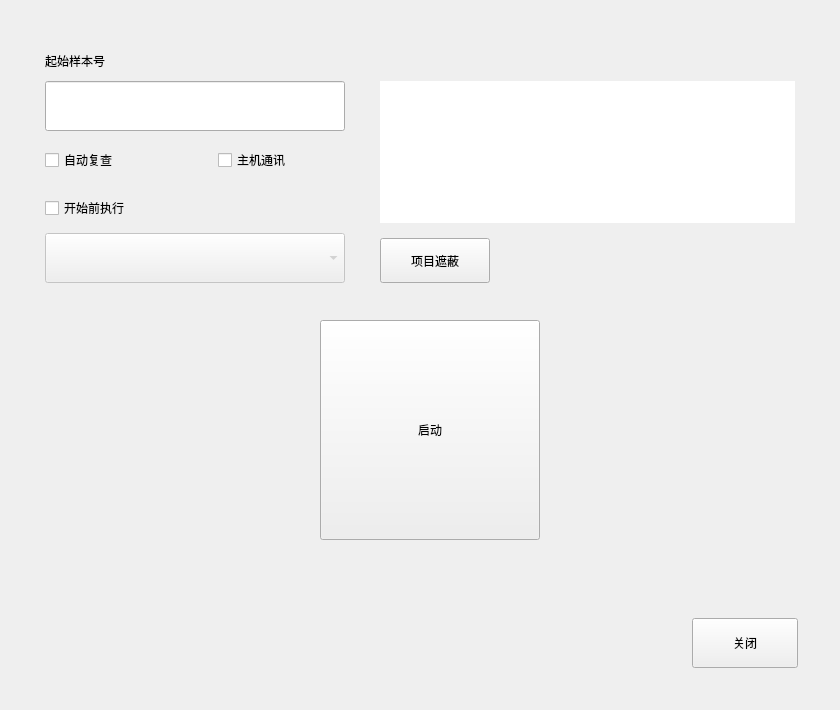
<?xml version="1.0" encoding="UTF-8"?>
<ui version="4.0">
 <class>AnalysisDlg</class>
 <widget class="BaseDlg" name="AnalysisDlg">
  <property name="geometry">
   <rect>
    <x>0</x>
    <y>0</y>
    <width>840</width>
    <height>710</height>
   </rect>
  </property>
  <property name="windowTitle">
   <string>AnalysisDlg</string>
  </property>
  <property name="styleSheet">
   <string notr="true"/>
  </property>
  <widget class="QPushButton" name="OkBtn">
   <property name="geometry">
    <rect>
     <x>320</x>
     <y>320</y>
     <width>220</width>
     <height>220</height>
    </rect>
   </property>
   <property name="styleSheet">
    <string notr="true"/>
   </property>
   <property name="text">
    <string>启动</string>
   </property>
  </widget>
  <widget class="QPushButton" name="CancelBtn">
   <property name="geometry">
    <rect>
     <x>692</x>
     <y>618</y>
     <width>106</width>
     <height>50</height>
    </rect>
   </property>
   <property name="text">
    <string>关闭</string>
   </property>
   <property name="buttons" stdset="0">
    <string notr="true">btn_dlg</string>
   </property>
  </widget>
  <widget class="QPushButton" name="shield_btn">
   <property name="geometry">
    <rect>
     <x>380</x>
     <y>238</y>
     <width>110</width>
     <height>45</height>
    </rect>
   </property>
   <property name="text">
    <string>项目遮蔽</string>
   </property>
   <property name="buttons" stdset="0">
    <string notr="true">flat_button</string>
   </property>
  </widget>
  <widget class="QTextEdit" name="textEdit">
   <property name="geometry">
    <rect>
     <x>380</x>
     <y>81</y>
     <width>415</width>
     <height>142</height>
    </rect>
   </property>
   <property name="styleSheet">
    <string notr="true">padding-right: 0;
border-top-right-radius: 6px;
border-bottom-right-radius: 6px;</string>
   </property>
   <property name="readOnly">
    <bool>true</bool>
   </property>
   <property name="fonts" stdset="0">
    <string notr="true">20</string>
   </property>
  </widget>
  <widget class="QLabel" name="bk_start_label">
   <property name="geometry">
    <rect>
     <x>0</x>
     <y>0</y>
     <width>840</width>
     <height>710</height>
    </rect>
   </property>
   <property name="styleSheet">
    <string notr="true"/>
   </property>
   <property name="text">
    <string/>
   </property>
  </widget>
  <widget class="QWidget" name="widget" native="true">
   <property name="geometry">
    <rect>
     <x>34</x>
     <y>41</y>
     <width>361</width>
     <height>272</height>
    </rect>
   </property>
   <property name="styleSheet">
    <string notr="true"/>
   </property>
   <layout class="QVBoxLayout" name="verticalLayout">
    <property name="spacing">
     <number>0</number>
    </property>
    <property name="topMargin">
     <number>0</number>
    </property>
    <property name="bottomMargin">
     <number>0</number>
    </property>
    <item>
     <widget class="QLabel" name="SeqNoLab">
      <property name="minimumSize">
       <size>
        <width>0</width>
        <height>40</height>
       </size>
      </property>
      <property name="maximumSize">
       <size>
        <width>16777215</width>
        <height>40</height>
       </size>
      </property>
      <property name="text">
       <string>起始样本号</string>
      </property>
      <property name="alignment">
       <set>Qt::AlignLeading|Qt::AlignLeft|Qt::AlignVCenter</set>
      </property>
     </widget>
    </item>
    <item>
     <widget class="QLineEdit" name="SeqNoEdit">
      <property name="minimumSize">
       <size>
        <width>300</width>
        <height>60</height>
       </size>
      </property>
      <property name="maximumSize">
       <size>
        <width>300</width>
        <height>16777215</height>
       </size>
      </property>
      <property name="styleSheet">
       <string notr="true">margin-bottom: 10px;</string>
      </property>
     </widget>
    </item>
    <item>
     <layout class="QHBoxLayout" name="horizontalLayout">
      <item>
       <widget class="QCheckBox" name="auto_recheck_ckbox">
        <property name="minimumSize">
         <size>
          <width>0</width>
          <height>38</height>
         </size>
        </property>
        <property name="maximumSize">
         <size>
          <width>16777215</width>
          <height>38</height>
         </size>
        </property>
        <property name="styleSheet">
         <string notr="true"/>
        </property>
        <property name="text">
         <string>自动复查</string>
        </property>
        <property name="checks" stdset="0">
         <string notr="true">push</string>
        </property>
       </widget>
      </item>
      <item>
       <widget class="QCheckBox" name="communication_ckbox">
        <property name="minimumSize">
         <size>
          <width>0</width>
          <height>38</height>
         </size>
        </property>
        <property name="maximumSize">
         <size>
          <width>16777215</width>
          <height>38</height>
         </size>
        </property>
        <property name="text">
         <string>主机通讯</string>
        </property>
        <property name="checks" stdset="0">
         <string notr="true">push</string>
        </property>
       </widget>
      </item>
     </layout>
    </item>
    <item>
     <spacer name="verticalSpacer_2">
      <property name="orientation">
       <enum>Qt::Vertical</enum>
      </property>
      <property name="sizeType">
       <enum>QSizePolicy::Fixed</enum>
      </property>
      <property name="sizeHint" stdset="0">
       <size>
        <width>20</width>
        <height>9</height>
       </size>
      </property>
     </spacer>
    </item>
    <item>
     <widget class="QCheckBox" name="maintain_checkbox">
      <property name="minimumSize">
       <size>
        <width>0</width>
        <height>40</height>
       </size>
      </property>
      <property name="maximumSize">
       <size>
        <width>16777215</width>
        <height>40</height>
       </size>
      </property>
      <property name="text">
       <string>开始前执行</string>
      </property>
      <property name="checks" stdset="0">
       <string notr="true">push</string>
      </property>
     </widget>
    </item>
    <item>
     <widget class="QComboBox" name="comboBox">
      <property name="enabled">
       <bool>false</bool>
      </property>
      <property name="minimumSize">
       <size>
        <width>300</width>
        <height>50</height>
       </size>
      </property>
      <property name="maximumSize">
       <size>
        <width>300</width>
        <height>40</height>
       </size>
      </property>
      <property name="maxVisibleItems">
       <number>8</number>
      </property>
     </widget>
    </item>
    <item>
     <spacer name="verticalSpacer">
      <property name="orientation">
       <enum>Qt::Vertical</enum>
      </property>
      <property name="sizeHint" stdset="0">
       <size>
        <width>20</width>
        <height>10</height>
       </size>
      </property>
     </spacer>
    </item>
   </layout>
  </widget>
  <zorder>bk_start_label</zorder>
  <zorder>OkBtn</zorder>
  <zorder>CancelBtn</zorder>
  <zorder>textEdit</zorder>
  <zorder>shield_btn</zorder>
  <zorder>widget</zorder>
 </widget>
 <layoutdefault spacing="6" margin="11"/>
 <customwidgets>
  <customwidget>
   <class>BaseDlg</class>
   <extends>QWidget</extends>
   <header>shared/basedlg.h</header>
   <container>1</container>
  </customwidget>
 </customwidgets>
 <resources/>
 <connections>
  <connection>
   <sender>maintain_checkbox</sender>
   <signal>toggled(bool)</signal>
   <receiver>comboBox</receiver>
   <slot>setEnabled(bool)</slot>
   <hints>
    <hint type="sourcelabel">
     <x>104</x>
     <y>207</y>
    </hint>
    <hint type="destinationlabel">
     <x>157</x>
     <y>240</y>
    </hint>
   </hints>
  </connection>
 </connections>
</ui>
